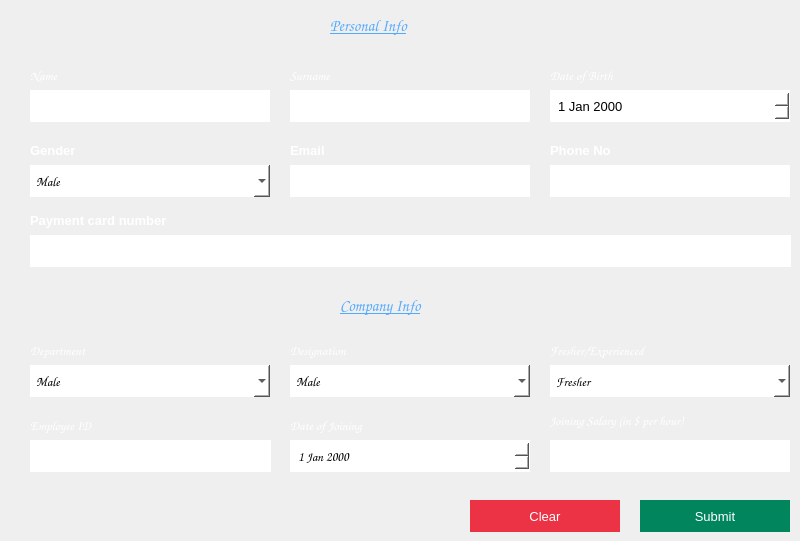
    <widget class="QWidget" name="addEmpWidget">
     <widget class="QLineEdit" name="empName">
      <property name="geometry">
       <rect>
        <x>30</x>
        <y>90</y>
        <width>240</width>
        <height>32</height>
       </rect>
      </property>
      <property name="font">
       <font>
        <family>Comic Sans MS</family>
        <pointsize>10</pointsize>
        <bold>false</bold>
       </font>
      </property>
      <property name="styleSheet">
       <string notr="true">#empName
{
	background:white;
	color:black;
	border:none;
	padding-left:6px;
}</string>
      </property>
     </widget>
     <widget class="QLineEdit" name="empFather">
      <property name="geometry">
       <rect>
        <x>290</x>
        <y>90</y>
        <width>240</width>
        <height>32</height>
       </rect>
      </property>
      <property name="font">
       <font>
        <family>Comic Sans MS</family>
        <pointsize>10</pointsize>
        <bold>false</bold>
       </font>
      </property>
      <property name="styleSheet">
       <string notr="true">#empFather
{
	background:white;
	color:black;
	border:none;
	padding-left:6px;
}</string>
      </property>
     </widget>
     <widget class="QLabel" name="id">
      <property name="geometry">
       <rect>
        <x>30</x>
        <y>65</y>
        <width>141</width>
        <height>21</height>
       </rect>
      </property>
      <property name="font">
       <font>
        <family>Comic Sans MS</family>
        <pointsize>10</pointsize>
        <bold>false</bold>
       </font>
      </property>
      <property name="text">
       <string>&lt;html&gt;&lt;head/&gt;&lt;body&gt;&lt;p&gt;&lt;span style=&quot; color:#ffffff;&quot;&gt;Name&lt;/span&gt;&lt;/p&gt;&lt;/body&gt;&lt;/html&gt;</string>
      </property>
     </widget>
     <widget class="QLabel" name="label_18">
      <property name="geometry">
       <rect>
        <x>330</x>
        <y>10</y>
        <width>131</width>
        <height>31</height>
       </rect>
      </property>
      <property name="font">
       <font>
        <family>Comic Sans MS</family>
        <pointsize>12</pointsize>
        <bold>false</bold>
       </font>
      </property>
      <property name="text">
       <string>&lt;html&gt;&lt;head/&gt;&lt;body&gt;&lt;p&gt;&lt;span style=&quot; font-style:italic; text-decoration: underline; color:#55aaff;&quot;&gt;Personal Info&lt;/span&gt;&lt;/p&gt;&lt;/body&gt;&lt;/html&gt;</string>
      </property>
     </widget>
     <widget class="QLabel" name="id_2">
      <property name="geometry">
       <rect>
        <x>290</x>
        <y>65</y>
        <width>141</width>
        <height>21</height>
       </rect>
      </property>
      <property name="font">
       <font>
        <family>Comic Sans MS</family>
        <pointsize>10</pointsize>
        <bold>false</bold>
       </font>
      </property>
      <property name="text">
       <string>&lt;html&gt;&lt;head/&gt;&lt;body&gt;&lt;p&gt;&lt;span style=&quot; color:#ffffff;&quot;&gt;Surname&lt;/span&gt;&lt;/p&gt;&lt;/body&gt;&lt;/html&gt;</string>
      </property>
     </widget>
     <widget class="QLabel" name="id_3">
      <property name="geometry">
       <rect>
        <x>550</x>
        <y>65</y>
        <width>141</width>
        <height>21</height>
       </rect>
      </property>
      <property name="font">
       <font>
        <family>Comic Sans MS</family>
        <pointsize>10</pointsize>
        <bold>false</bold>
       </font>
      </property>
      <property name="text">
       <string>&lt;html&gt;&lt;head/&gt;&lt;body&gt;&lt;p&gt;&lt;span style=&quot; color:#ffffff;&quot;&gt;Date of Birth&lt;/span&gt;&lt;/p&gt;&lt;/body&gt;&lt;/html&gt;</string>
      </property>
     </widget>
     <widget class="QDateEdit" name="empDOB">
      <property name="geometry">
       <rect>
        <x>550</x>
        <y>90</y>
        <width>240</width>
        <height>32</height>
       </rect>
      </property>
      <property name="font">
       <font>
        <family>Arial</family>
        <pointsize>10</pointsize>
       </font>
      </property>
      <property name="styleSheet">
       <string notr="true">#empDOB
{
	background:white;
	color:black;
	border:none;
	padding-left:6px;
}</string>
      </property>
      <property name="currentSection">
       <enum>QDateTimeEdit::YearSection</enum>
      </property>
     </widget>
     <widget class="QLabel" name="id_4">
      <property name="geometry">
       <rect>
        <x>30</x>
        <y>140</y>
        <width>141</width>
        <height>21</height>
       </rect>
      </property>
      <property name="font">
       <font>
        <pointsize>10</pointsize>
        <bold>true</bold>
       </font>
      </property>
      <property name="text">
       <string>&lt;html&gt;&lt;head/&gt;&lt;body&gt;&lt;p&gt;&lt;span style=&quot; color:#ffffff;&quot;&gt;Gender&lt;/span&gt;&lt;/p&gt;&lt;/body&gt;&lt;/html&gt;</string>
      </property>
     </widget>
     <widget class="QComboBox" name="empGender">
      <property name="geometry">
       <rect>
        <x>30</x>
        <y>165</y>
        <width>240</width>
        <height>32</height>
       </rect>
      </property>
      <property name="font">
       <font>
        <family>Comic Sans MS</family>
        <pointsize>10</pointsize>
        <bold>false</bold>
       </font>
      </property>
      <property name="styleSheet">
       <string notr="true">#empGender
{
	background:white;
	color:black;
	border:none;
	padding-left:6px;
}</string>
      </property>
      <item>
       <property name="text">
        <string>Male</string>
       </property>
      </item>
      <item>
       <property name="text">
        <string>Female</string>
       </property>
      </item>
      <item>
       <property name="text">
        <string>Other</string>
       </property>
      </item>
     </widget>
     <widget class="QLabel" name="id_5">
      <property name="geometry">
       <rect>
        <x>290</x>
        <y>140</y>
        <width>141</width>
        <height>21</height>
       </rect>
      </property>
      <property name="font">
       <font>
        <pointsize>10</pointsize>
        <bold>true</bold>
       </font>
      </property>
      <property name="text">
       <string>&lt;html&gt;&lt;head/&gt;&lt;body&gt;&lt;p&gt;&lt;span style=&quot; color:#ffffff;&quot;&gt;Email&lt;/span&gt;&lt;/p&gt;&lt;/body&gt;&lt;/html&gt;</string>
      </property>
     </widget>
     <widget class="QLineEdit" name="empEmail">
      <property name="geometry">
       <rect>
        <x>290</x>
        <y>165</y>
        <width>240</width>
        <height>32</height>
       </rect>
      </property>
      <property name="font">
       <font>
        <family>Comic Sans MS</family>
        <pointsize>10</pointsize>
        <bold>false</bold>
       </font>
      </property>
      <property name="styleSheet">
       <string notr="true">#empEmail
{
	background:white;
	color:black;
	border:none;
	padding-left:6px;
}</string>
      </property>
     </widget>
     <widget class="QLineEdit" name="empPhone">
      <property name="geometry">
       <rect>
        <x>550</x>
        <y>165</y>
        <width>240</width>
        <height>32</height>
       </rect>
      </property>
      <property name="font">
       <font>
        <family>Comic Sans MS</family>
        <pointsize>10</pointsize>
        <bold>false</bold>
       </font>
      </property>
      <property name="styleSheet">
       <string notr="true">#empPhone
{
	background:white;
	color:black;
	border:none;
	padding-left:6px;
}</string>
      </property>
     </widget>
     <widget class="QLabel" name="id_6">
      <property name="geometry">
       <rect>
        <x>550</x>
        <y>140</y>
        <width>141</width>
        <height>21</height>
       </rect>
      </property>
      <property name="font">
       <font>
        <pointsize>10</pointsize>
        <bold>true</bold>
       </font>
      </property>
      <property name="text">
       <string>&lt;html&gt;&lt;head/&gt;&lt;body&gt;&lt;p&gt;&lt;span style=&quot; color:#ffffff;&quot;&gt;Phone No&lt;/span&gt;&lt;/p&gt;&lt;/body&gt;&lt;/html&gt;</string>
      </property>
     </widget>
     <widget class="QLineEdit" name="empAddress">
      <property name="geometry">
       <rect>
        <x>30</x>
        <y>235</y>
        <width>761</width>
        <height>32</height>
       </rect>
      </property>
      <property name="font">
       <font>
        <family>Comic Sans MS</family>
        <pointsize>10</pointsize>
        <bold>false</bold>
       </font>
      </property>
      <property name="styleSheet">
       <string notr="true">#empAddress
{
	background:white;
	color:black;
	border:none;
	padding-left:6px;
}</string>
      </property>
     </widget>
     <widget class="QLabel" name="id_7">
      <property name="geometry">
       <rect>
        <x>30</x>
        <y>210</y>
        <width>181</width>
        <height>21</height>
       </rect>
      </property>
      <property name="font">
       <font>
        <pointsize>10</pointsize>
        <bold>true</bold>
       </font>
      </property>
      <property name="text">
       <string>&lt;html&gt;&lt;head/&gt;&lt;body&gt;&lt;p&gt;&lt;span style=&quot; color:#ffffff;&quot;&gt;Payment card number&lt;/span&gt;&lt;/p&gt;&lt;/body&gt;&lt;/html&gt;</string>
      </property>
     </widget>
     <widget class="QLabel" name="id_8">
      <property name="geometry">
       <rect>
        <x>290</x>
        <y>415</y>
        <width>141</width>
        <height>21</height>
       </rect>
      </property>
      <property name="font">
       <font>
        <family>Comic Sans MS</family>
        <pointsize>10</pointsize>
        <bold>false</bold>
       </font>
      </property>
      <property name="text">
       <string>&lt;html&gt;&lt;head/&gt;&lt;body&gt;&lt;p&gt;&lt;span style=&quot; color:#ffffff;&quot;&gt;Date of Joining&lt;/span&gt;&lt;/p&gt;&lt;/body&gt;&lt;/html&gt;</string>
      </property>
     </widget>
     <widget class="QLabel" name="id_9">
      <property name="geometry">
       <rect>
        <x>30</x>
        <y>415</y>
        <width>141</width>
        <height>21</height>
       </rect>
      </property>
      <property name="font">
       <font>
        <family>Comic Sans MS</family>
        <pointsize>10</pointsize>
        <bold>false</bold>
       </font>
      </property>
      <property name="text">
       <string>&lt;html&gt;&lt;head/&gt;&lt;body&gt;&lt;p&gt;&lt;span style=&quot; color:#ffffff;&quot;&gt;Employee ID&lt;/span&gt;&lt;/p&gt;&lt;/body&gt;&lt;/html&gt;</string>
      </property>
     </widget>
     <widget class="QLineEdit" name="empID">
      <property name="enabled">
       <bool>false</bool>
      </property>
      <property name="geometry">
       <rect>
        <x>30</x>
        <y>440</y>
        <width>201</width>
        <height>32</height>
       </rect>
      </property>
      <property name="font">
       <font>
        <family>Comic Sans MS</family>
        <pointsize>10</pointsize>
        <bold>false</bold>
       </font>
      </property>
      <property name="styleSheet">
       <string notr="true">#empID
{
	background:white;
	color:black;
	border:none;
	padding-left:6px;
}</string>
      </property>
     </widget>
     <widget class="QLineEdit" name="empSalary">
      <property name="geometry">
       <rect>
        <x>550</x>
        <y>440</y>
        <width>240</width>
        <height>32</height>
       </rect>
      </property>
      <property name="font">
       <font>
        <family>Comic Sans MS</family>
        <pointsize>10</pointsize>
        <bold>false</bold>
       </font>
      </property>
      <property name="styleSheet">
       <string notr="true">#empSalary
{
	background:white;
	color:black;
	border:none;
	padding-left:6px;
}</string>
      </property>
     </widget>
     <widget class="QComboBox" name="empDept">
      <property name="geometry">
       <rect>
        <x>30</x>
        <y>365</y>
        <width>240</width>
        <height>32</height>
       </rect>
      </property>
      <property name="font">
       <font>
        <family>Comic Sans MS</family>
        <pointsize>10</pointsize>
        <bold>false</bold>
       </font>
      </property>
      <property name="styleSheet">
       <string notr="true">#empDept
{
	background:white;
	color:black;
	border:none;
	padding-left:6px;
}</string>
      </property>
      <item>
       <property name="text">
        <string>Male</string>
       </property>
      </item>
      <item>
       <property name="text">
        <string>Female</string>
       </property>
      </item>
      <item>
       <property name="text">
        <string>Other</string>
       </property>
      </item>
     </widget>
     <widget class="QDateEdit" name="empDOJ">
      <property name="geometry">
       <rect>
        <x>290</x>
        <y>440</y>
        <width>240</width>
        <height>32</height>
       </rect>
      </property>
      <property name="font">
       <font>
        <family>Comic Sans MS</family>
        <pointsize>10</pointsize>
        <bold>false</bold>
       </font>
      </property>
      <property name="styleSheet">
       <string notr="true">#empDOJ
{
	background:white;
	color:black;
	border:none;
	padding-left:6px;
}</string>
      </property>
     </widget>
     <widget class="QLabel" name="id_10">
      <property name="geometry">
       <rect>
        <x>550</x>
        <y>410</y>
        <width>241</width>
        <height>21</height>
       </rect>
      </property>
      <property name="font">
       <font>
        <family>Comic Sans MS</family>
        <pointsize>10</pointsize>
        <bold>false</bold>
       </font>
      </property>
      <property name="text">
       <string>&lt;html&gt;&lt;head/&gt;&lt;body&gt;&lt;p&gt;&lt;span style=&quot; color:#ffffff;&quot;&gt;Joining Salary (in $ per hour)&lt;/span&gt;&lt;/p&gt;&lt;/body&gt;&lt;/html&gt;</string>
      </property>
     </widget>
     <widget class="QLabel" name="id_12">
      <property name="geometry">
       <rect>
        <x>30</x>
        <y>340</y>
        <width>141</width>
        <height>21</height>
       </rect>
      </property>
      <property name="font">
       <font>
        <family>Comic Sans MS</family>
        <pointsize>10</pointsize>
        <bold>false</bold>
       </font>
      </property>
      <property name="text">
       <string>&lt;html&gt;&lt;head/&gt;&lt;body&gt;&lt;p&gt;&lt;span style=&quot; color:#ffffff;&quot;&gt;Department&lt;/span&gt;&lt;/p&gt;&lt;/body&gt;&lt;/html&gt;</string>
      </property>
     </widget>
     <widget class="QLabel" name="label_19">
      <property name="geometry">
       <rect>
        <x>340</x>
        <y>290</y>
        <width>131</width>
        <height>31</height>
       </rect>
      </property>
      <property name="font">
       <font>
        <family>Comic Sans MS</family>
        <pointsize>12</pointsize>
        <bold>false</bold>
       </font>
      </property>
      <property name="text">
       <string>&lt;html&gt;&lt;head/&gt;&lt;body&gt;&lt;p&gt;&lt;span style=&quot; font-style:italic; text-decoration: underline; color:#55aaff;&quot;&gt;Company Info&lt;/span&gt;&lt;/p&gt;&lt;/body&gt;&lt;/html&gt;</string>
      </property>
     </widget>
     <widget class="QComboBox" name="empDesig">
      <property name="geometry">
       <rect>
        <x>290</x>
        <y>365</y>
        <width>240</width>
        <height>32</height>
       </rect>
      </property>
      <property name="font">
       <font>
        <family>Comic Sans MS</family>
        <pointsize>10</pointsize>
        <bold>false</bold>
       </font>
      </property>
      <property name="styleSheet">
       <string notr="true">#empDesig
{
	background:white;
	color:black;
	border:none;
	padding-left:6px;
}</string>
      </property>
      <item>
       <property name="text">
        <string>Male</string>
       </property>
      </item>
      <item>
       <property name="text">
        <string>Female</string>
       </property>
      </item>
      <item>
       <property name="text">
        <string>Other</string>
       </property>
      </item>
     </widget>
     <widget class="QLabel" name="id_14">
      <property name="geometry">
       <rect>
        <x>290</x>
        <y>340</y>
        <width>141</width>
        <height>21</height>
       </rect>
      </property>
      <property name="font">
       <font>
        <family>Comic Sans MS</family>
        <pointsize>10</pointsize>
        <bold>false</bold>
       </font>
      </property>
      <property name="text">
       <string>&lt;html&gt;&lt;head/&gt;&lt;body&gt;&lt;p&gt;&lt;span style=&quot; color:#ffffff;&quot;&gt;Designation&lt;/span&gt;&lt;/p&gt;&lt;/body&gt;&lt;/html&gt;</string>
      </property>
     </widget>
     <widget class="QComboBox" name="empType">
      <property name="geometry">
       <rect>
        <x>550</x>
        <y>365</y>
        <width>240</width>
        <height>32</height>
       </rect>
      </property>
      <property name="font">
       <font>
        <family>Comic Sans MS</family>
        <pointsize>10</pointsize>
        <bold>false</bold>
       </font>
      </property>
      <property name="styleSheet">
       <string notr="true">#empType
{
	background:white;
	color:black;
	border:none;
	padding-left:6px;
}</string>
      </property>
      <item>
       <property name="text">
        <string>Fresher</string>
       </property>
      </item>
      <item>
       <property name="text">
        <string>Experienced</string>
       </property>
      </item>
     </widget>
     <widget class="QLabel" name="id_13">
      <property name="geometry">
       <rect>
        <x>550</x>
        <y>340</y>
        <width>181</width>
        <height>21</height>
       </rect>
      </property>
      <property name="font">
       <font>
        <family>Comic Sans MS</family>
        <pointsize>10</pointsize>
        <bold>false</bold>
       </font>
      </property>
      <property name="text">
       <string>&lt;html&gt;&lt;head/&gt;&lt;body&gt;&lt;p&gt;&lt;span style=&quot; color:#ffffff;&quot;&gt;Fresher/Experienced&lt;/span&gt;&lt;/p&gt;&lt;/body&gt;&lt;/html&gt;</string>
      </property>
     </widget>
     <widget class="QPushButton" name="pushButton_6">
      <property name="geometry">
       <rect>
        <x>470</x>
        <y>500</y>
        <width>150</width>
        <height>32</height>
       </rect>
      </property>
      <property name="font">
       <font>
        <pointsize>10</pointsize>
       </font>
      </property>
      <property name="cursor">
       <cursorShape>PointingHandCursor</cursorShape>
      </property>
      <property name="focusPolicy">
       <enum>Qt::TabFocus</enum>
      </property>
      <property name="styleSheet">
       <string notr="true">#pushButton_6
{
	background:#EC3245;
	border:none;
	color:white;
}

#pushButton_6:hover
{
	background:#2d2d2d;
	border:2px solid #EC3245;
	color:#EC3245;
}</string>
      </property>
      <property name="text">
       <string>Clear</string>
      </property>
     </widget>
     <widget class="QPushButton" name="pushButton_5">
      <property name="geometry">
       <rect>
        <x>640</x>
        <y>500</y>
        <width>150</width>
        <height>32</height>
       </rect>
      </property>
      <property name="font">
       <font>
        <pointsize>10</pointsize>
       </font>
      </property>
      <property name="cursor">
       <cursorShape>PointingHandCursor</cursorShape>
      </property>
      <property name="focusPolicy">
       <enum>Qt::TabFocus</enum>
      </property>
      <property name="styleSheet">
       <string notr="true">#pushButton_5
{
	background:#00855C;
	border:none;
	color:white;
}

#pushButton_5:hover
{
	background:#2D2D2D;
	border:2px solid #00855C;
	color:#00855C;
}</string>
      </property>
      <property name="text">
       <string>Submit</string>
      </property>
     </widget>
     <widget class="QPushButton" name="pushButton_2">
      <property name="geometry">
       <rect>
        <x>230</x>
        <y>440</y>
        <width>41</width>
        <height>32</height>
       </rect>
      </property>
      <property name="cursor">
       <cursorShape>PointingHandCursor</cursorShape>
      </property>
      <property name="styleSheet">
       <string notr="true">#pushButton_2
{
	border:none;
	background:white;
}</string>
      </property>
      <property name="text">
       <string/>
      </property>
      <property name="icon">
       <iconset resource="resources.qrc">
        <normaloff>:/Images/id_card.png</normaloff>:/Images/id_card.png</iconset>
      </property>
      <property name="iconSize">
       <size>
        <width>32</width>
        <height>32</height>
       </size>
      </property>
     </widget>
    </widget>
